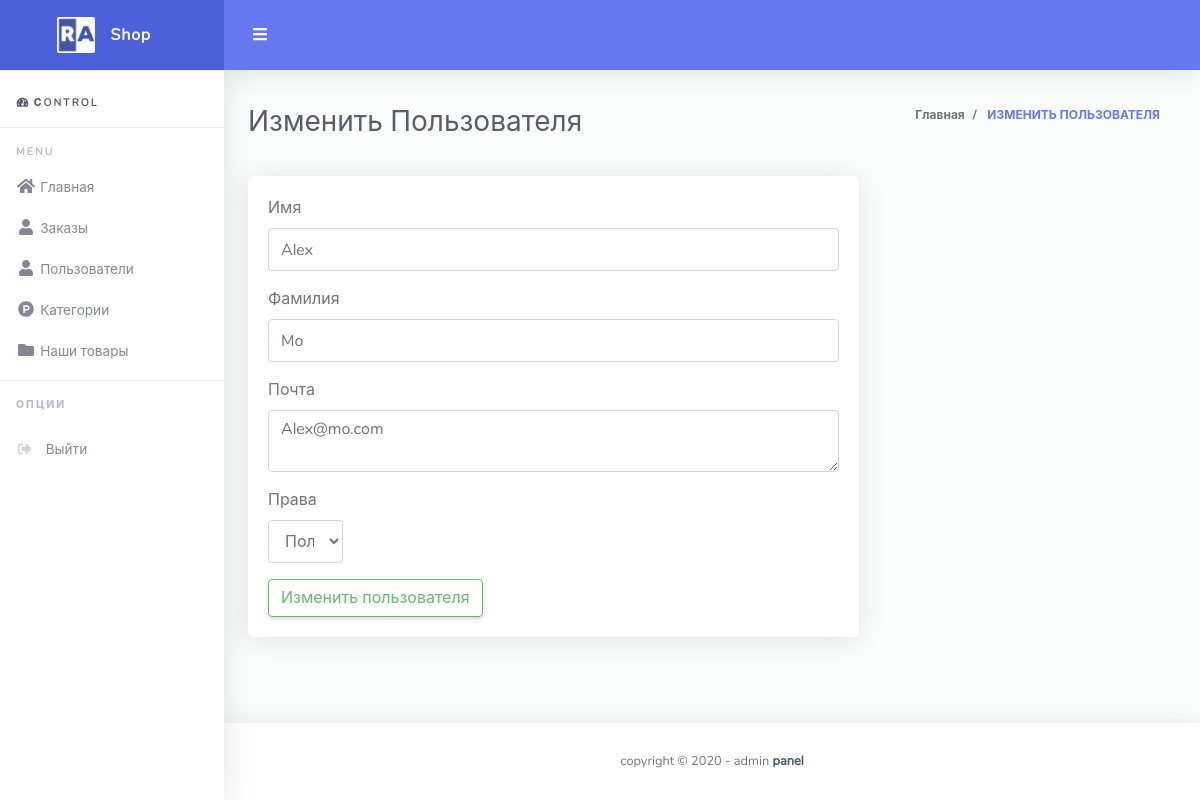
Screenshot of /admin/options/users/edit_user.php?id=1 with the database file from the repository.
### tables this page shows
CREATE TABLE `customers` (
  `id` int(11) NOT NULL,
  `first_name` varchar(20) NOT NULL,
  `last_name` varchar(20) DEFAULT NULL,
  `phone` varchar(255) DEFAULT NULL,
  `email` varchar(255) NOT NULL,
  `password` varchar(255) NOT NULL,
  `confirm_mail` varchar(255) NOT NULL,
  `verifided` int(1) NOT NULL DEFAULT 0,
  `rights` int(1) NOT NULL DEFAULT 0
);

### admin/options/users/edit_user.php (the view, shortened to what this page needs)
<?php
include $_SERVER['DOCUMENT_ROOT'] . "/configs/db.php";
?>
<!DOCTYPE html>
<html lang="en">
<head>
    <?php include $_SERVER['DOCUMENT_ROOT'] . "/admin/parts/head.php" ?>
</head>
<body id="page-top">
<div id="wrapper">
    <?php
    include $_SERVER['DOCUMENT_ROOT'] . "/admin/parts/nav.php"
    ?>
    <div id="content-wrapper" class="d-flex flex-column">
        <div id="content">
            <nav class="navbar navbar-expand navbar-light bg-navbar topbar mb-4 static-top">
                <button id="sidebarToggleTop" class="btn btn-link rounded-circle mr-3">
                    <i class="fa fa-bars"></i>
                </button>
            </nav>
            <div class="container-fluid" id="container-wrapper">
                        <?php
                        include $_SERVER['DOCUMENT_ROOT'] . "/admin/parts/breadcrumb.php"
                        ?>
                <div class="row">
                    <div class="col-md-8">
                        <div class="card">
                            <div class="card-body">
                                <form method="POST" enctype="multipart/form-data">
                                    <div class="row">
                                       <?php
                                            $sql = "SELECT * FROM customers WHERE id=" . $_GET['id'];
                                            $result = $connect->query($sql);
                                            $data = mysqli_fetch_assoc($result);
                                            ?>
                                        <div class="col-md-12">
                                            <div class="form-group">
                                                <label>Имя</label>
                                                <input name="first_name" type="text" class="form-control" placeholder="" value="<?php echo $data["first_name"]; ?>">
                                            </div>
                                        </div>
                                        <div class="col-md-12">
                                            <div class="form-group">
                                                <label>Фамилия</label>
                                                <input name="last_name" type="text" class="form-control" placeholder="Короткое писание" maxlength="60" value="<?php echo $data["last_name"]; ?>">
                                            </div>
                                        </div>
                                        <div class="col-md-12">
                                            <div class="form-group">
                                                <label>Почта</label>
                                                <textarea name="email" type="text" class="form-control" value=""><?php echo $data["email"]; ?></textarea>
                                            </div>
                                        </div>
                                        <div class="col-md-2">
                                            <div class="form-group">
                                                <label>Права</label>
                                                    <select class="form-control" name="rights" id="">
                                                        <option value="0">Пользователь</option>
                                                    </select>
                                            </div>
                                        </div>
                                    </div>
                                    <button name="submit" value="1" type="submit" class="btn btn-outline-success btn-fill pull-right">Изменить пользователя</button>
                                </form>
                            </div>
                        </div>
                    </div>
                </div>
            </div>
        </div>
        <?php include $_SERVER['DOCUMENT_ROOT'] . "/admin/parts/footer.php" ?>
    </div>
</div>
</body>
</html>

### rows the page displays
customers: first_name "Alex", last_name "Mo", email "Alex@mo.com"

### other values shown
$page "Изменить Пользователя"
$page "ИЗМЕНИТЬ ПОЛЬЗОВАТЕЛЯ"
